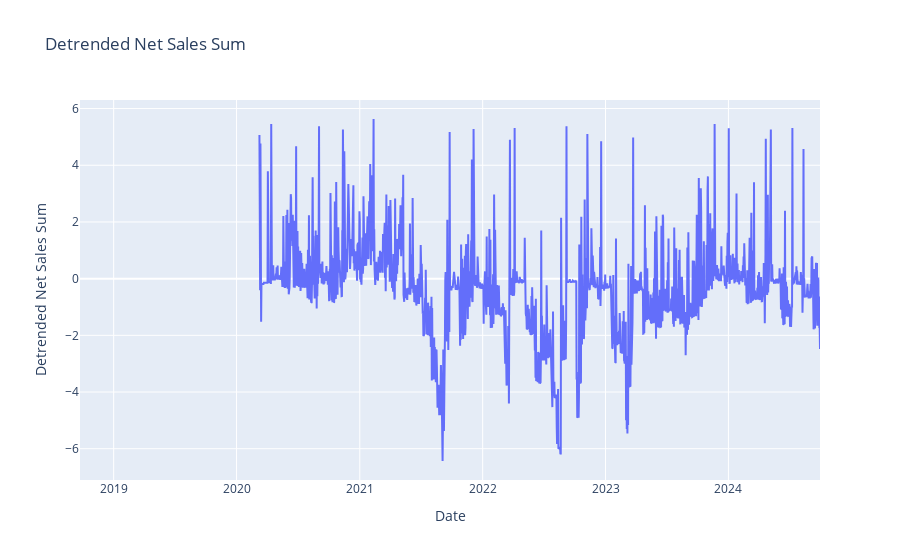
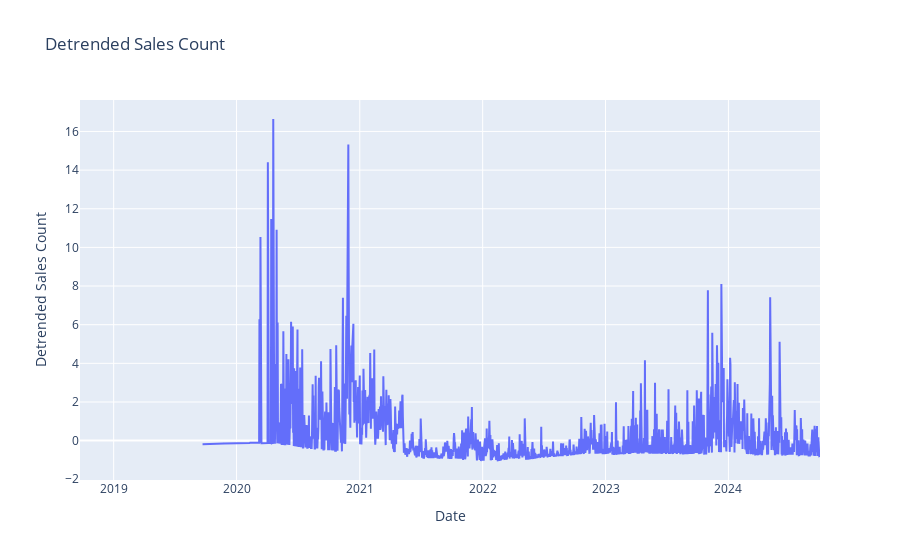

Notebook code for these charts, in order:
### Code cell
daily_sales['net_sales_sum_detrend'] = (daily_sales['net_sales_sum'] - daily_sales['net_sales_sum_rolling_mean']) / daily_sales['net_sales_sum_rolling_std']
daily_sales['count_detrend'] = (daily_sales['count'] - daily_sales['count_rolling_mean']) / daily_sales['count_rolling_std']

# Plot the detrended net sales sum
fig = go.Figure()
fig.add_trace(go.Scatter(x=daily_sales['day'], y=daily_sales['net_sales_sum_detrend'], mode='lines', name='Detrended Net Sales Sum'))

fig.update_layout(
    title='Detrended Net Sales Sum',
    xaxis_title='Date',
    yaxis_title='Detrended Net Sales Sum'
)

fig.show()

# Plot the detrended sales count
fig = go.Figure()
fig.add_trace(go.Scatter(x=daily_sales['day'], y=daily_sales['count_detrend'], mode='lines', name='Detrended Sales Count'))

fig.update_layout(
    title='Detrended Sales Count',
    xaxis_title='Date',
    yaxis_title='Detrended Sales Count'
)

fig.show()

### Figure 1 — Plotly figure (JSON) as saved in the notebook; plotly's stock layout.template omitted (floating-point values rounded to 4 significant figures; data arrays with more than 128 entries replaced by an {"elided": "..."} marker saying what was removed)
{"data": [{"mode": "lines", "name": "Detrended Net Sales Sum", "type": "scatter", "x": {"elided": "2199 str values"}, "y": {"elided": "2199 float values"}}], "layout": {"title": {"text": "Detrended Net Sales Sum"}, "xaxis": {"title": {"text": "Date"}}, "yaxis": {"title": {"text": "Detrended Net Sales Sum"}}}}

### Figure 2 — Plotly figure (JSON) as saved in the notebook; plotly's stock layout.template omitted (floating-point values rounded to 4 significant figures; data arrays with more than 128 entries replaced by an {"elided": "..."} marker saying what was removed)
{"data": [{"mode": "lines", "name": "Detrended Sales Count", "type": "scatter", "x": {"elided": "2199 str values"}, "y": {"elided": "2199 float values"}}], "layout": {"title": {"text": "Detrended Sales Count"}, "xaxis": {"title": {"text": "Date"}}, "yaxis": {"title": {"text": "Detrended Sales Count"}}}}
